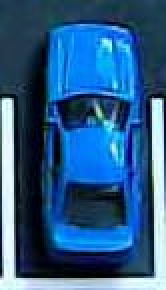
#> input picture opencv_proyect/blue_car.jfif, 83 x 145 px, given in place of video, which was not available (shown 2 times larger)
$ python borderdroid.py
#> lines starting #> are read from the running program, lines starting #| are printed output that depends on the picture; after the words box and inside, x2 and y2 are one past the last pixel; in counts of white or black regions, pixels touching at a corner belong together; pictures that were not available may be replaced by others from this repository, and a replacement may not be noted
# iciamos la cámara
import numpy as np
import cv2

video = cv2.VideoCapture('http://192.168.1.72:8080/video')

while (video.isOpened()):
    ret, frame = video.read()
#> frame is the input picture: shape (145, 83, 3); mean B, G, R 135.9, 91.3, 43.6

    if (ret==True):
        #aplicar canny
        grises = cv2.cvtColor(frame, cv2.COLOR_BGR2GRAY)
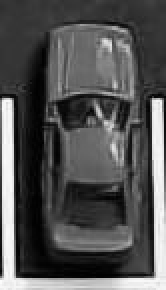
#> grises: shape (145, 83) (shown 2 times larger); min 0, max 252, mean 82.1
        blur = cv2.GaussianBlur(grises, (5, 5), 0)
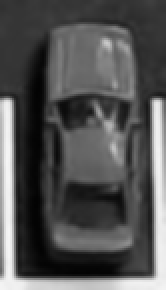
#> blur: shape (145, 83) (shown 2 times larger); min 3, max 245, mean 82.8
        bordeCanny = cv2.Canny(blur, 100, 200)
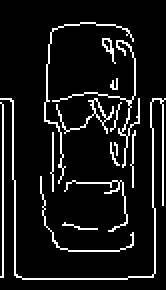
#> bordeCanny: shape (145, 83) (shown 2 times larger); 9.1% white in thin lines or dots, all inside (x1, y1, x2, y2) = (0, 11, 83, 140)

        ctns, _ = cv2.findContours(bordeCanny, cv2.RETR_EXTERNAL,
            cv2.CHAIN_APPROX_SIMPLE)
#> ctns = 15 contours, 13 with area under 20; largest, box (x1, y1, x2, y2) and area: (28, 49, 57, 67) 48, (51, 19, 58, 32) 23

        cv2.drawContours(frame, ctns, -1, (0, 0, 255), 2)
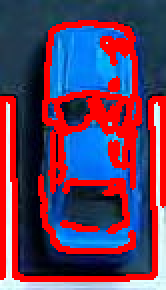
#> frame: shape (145, 83, 3) (shown 2 times larger); mean B, G, R 92.3, 60, 97.6

        cv2.imshow(' video de entrada', frame)
        cv2.imshow(' grises', grises)
        cv2.imshow(' blur', blur)
        cv2.imshow(' bordes', bordeCanny)

        print('numero de contornos encontrados', len(ctns))
#| numero de contornos encontrados 15

        if (cv2.waitKey(1) & 0xFF == ord('q')):
#> (key q is pressed here)
            break
    else:
        break
# fin de inicio de camara


video.release()
cv2.destroyAllWindows()

$ run again, on opencv_proyect/yellow_car.jfif
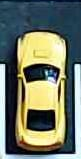
#> input picture opencv_proyect/yellow_car.jfif, 81 x 159 px, given in place of video, which was not available
#> frame is the input picture: shape (159, 81, 3); mean B, G, R 102, 119.3, 111.8
#> `bordeCanny = cv2.Canny(blur, 100, 200)`:
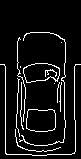
#> bordeCanny: shape (159, 81); 8% white in thin lines or dots, all inside (x1, y1, x2, y2) = (0, 32, 81, 156)
#> ctns = 13 contours, 11 with area under 20; largest, box (x1, y1, x2, y2) and area: (26, 109, 56, 132) 588, (23, 63, 60, 83) 538
#> `cv2.drawContours(frame, ctns, -1, (0, 0, 255), 2)`:
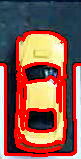
#> frame: shape (159, 81, 3); mean B, G, R 79.3, 89.6, 143
#| numero de contornos encontrados 13
